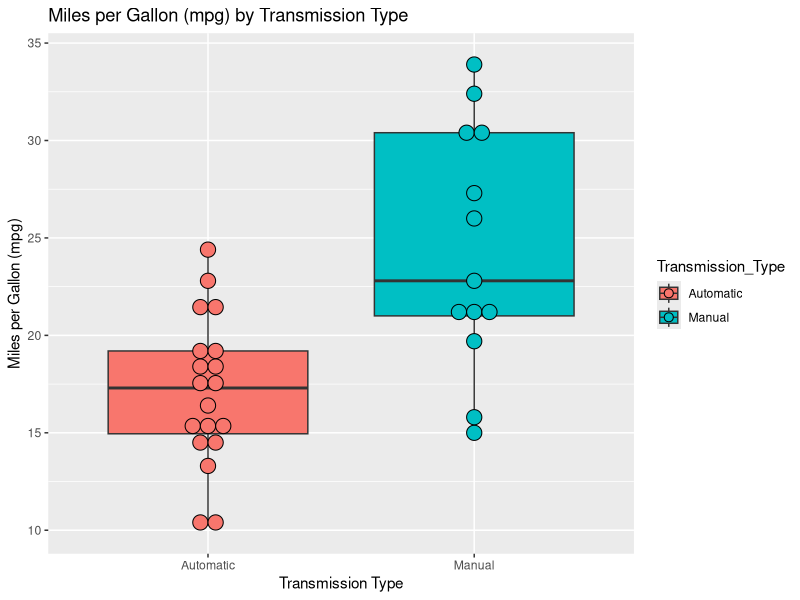
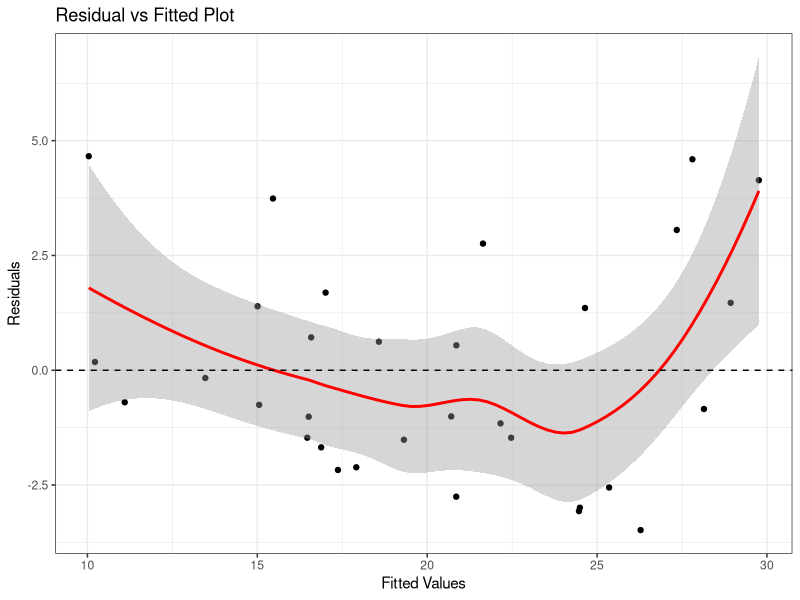

The R script that drew these images, in order:
## ---- chunk 1
knitr::opts_chunk$set(echo = TRUE)
library(ggplot2)
library(knitr)
library(datasets)
library(dplyr)
data("mtcars")
## ---- chunk 2
mtcars$Transmission_Type[mtcars$am==0] <- "Automatic"
mtcars$Transmission_Type[mtcars$am==1] <- "Manual"
df <- mtcars[,-9, drop=FALSE]
## ---- chunk 3
table_1 <- df %>%
    group_by(Transmission_Type) %>%
    summarise(n = n(),
              min = min(mpg),
              q1 = quantile(mpg, 0.25),
              median = median(mpg),
              mean_mpg = mean(mpg),
              q3 = quantile(mpg, 0.75),
              max = max(mpg),
              sd_mpg = sd(mpg))
kable(table_1, digits = 2)
## ---- chunk 4
bp1 <- ggplot(df, aes(x=Transmission_Type, y=mpg, fill=Transmission_Type, 
                          group=Transmission_Type)) + geom_boxplot()
bp1 <- bp1 + geom_dotplot(binaxis='y', stackdir='center', dotsize=1)
bp1 <- bp1 + labs(x="Transmission Type", y="Miles per Gallon (mpg)", 
title="Miles per Gallon (mpg) by Transmission Type")
bp1
## ---- chunk 5
uv <- lm(mpg ~ Transmission_Type, data = df)
summary(uv)
## ---- chunk 6
mv <- step(lm(mpg ~ ., data=df),direction="both", trace=FALSE)
summary(mv)
## ---- chunk 7
mv_a <-lm(mpg ~ I(wt - mean(wt)) + I(qsec - mean(qsec)) + Transmission_Type, data = df)
summary(mv_a)$coef
## ---- chunk 8
ra <- ggplot(mv, aes(.fitted, .resid)) + geom_point()
ra <- ra + stat_smooth(method="loess", col="red") + geom_hline(yintercept=0, linetype="dashed")
ra <- ra + xlab("Fitted Values") + ylab("Residuals")
ra <- ra + ggtitle("Residual vs Fitted Plot") + theme_bw()
ra
## ---- chunk 9
auto <- subset(df, Transmission_Type == "Automatic")
manual <- subset(df, Transmission_Type == "Manual")
df2 <- subset(df, wt >= min(auto$wt))
df2 <- subset(df2, wt <= max(manual$wt))
table_2 <- df2 %>%
    group_by(Transmission_Type) %>%
    summarise(n = n(),
              min = min(mpg),
              q1 = quantile(mpg, 0.25),
              median = median(mpg),
              mean_mpg = mean(mpg),
              q3 = quantile(mpg, 0.75),
              max = max(mpg),
              sd_mpg = sd(mpg))
kable(table_2, digits = 2)
## ---- chunk 10
knitr::opts_chunk$set(echo = TRUE, results = "hide")
### Initial look at mtcars
display <- head(mtcars, 2)
## ---- chunk 11
mtcars$Transmission_Type[mtcars$am==0] <- "Automatic"
mtcars$Transmission_Type[mtcars$am==1] <- "Manual"
df <- mtcars[,-9, drop=FALSE]
## ---- chunk 12
### Summary table 1 for mtcars mpg by Transmission
table_1 <- df %>%
    group_by(Transmission_Type) %>%
    summarise(n = n(),
              min = min(mpg),
              q1 = quantile(mpg, 0.25),
              median = median(mpg),
              mean_mpg = mean(mpg),
              q3 = quantile(mpg, 0.75),
              max = max(mpg),
              sd_mpg = sd(mpg))
kable(table_1, digits = 2)
## ---- chunk 13
### box plot 1 for mtcars mpg by Transmission
bp1 <- ggplot(df, aes(x=Transmission_Type, y=mpg, fill=Transmission_Type, 
                          group=Transmission_Type)) + geom_boxplot()
bp1 <- bp1 + geom_dotplot(binaxis='y', stackdir='center', dotsize=1)
bp1 <- bp1 + labs(x="Transmission Type", y="Miles per Gallon (mpg)", 
title="Miles per Gallon (mpg) by Transmission Type")
## ---- chunk 14
### Residual vs Fitted Plot for the multivariate (mv) model
ra <- ggplot(mv, aes(.fitted, .resid)) + geom_point()
ra <- ra + stat_smooth(method="loess", col="red") + geom_hline(yintercept=0, linetype="dashed")
ra <- ra + xlab("Fitted Values") + ylab("Residuals")
ra <- ra + ggtitle("Residual vs Fitted Plot") + theme_bw()
## ---- chunk 15
### Summary table 2: subset mtcars bounded by lightest automatic and heaviest manual
### and publish summary table of mpg by transmission type
auto <- subset(df, Transmission_Type == "Automatic")
manual <- subset(df, Transmission_Type == "Manual")
df2 <- subset(df, wt >= min(auto$wt))
df2 <- subset(df2, wt <= max(manual$wt))
table_2 <- df2 %>%
    group_by(Transmission_Type) %>%
    summarise(n = n(),
              min = min(mpg),
              q1 = quantile(mpg, 0.25),
              median = median(mpg),
              mean_mpg = mean(mpg),
              q3 = quantile(mpg, 0.75),
              max = max(mpg),
              sd_mpg = sd(mpg))
kable(table_2, digits = 2)
